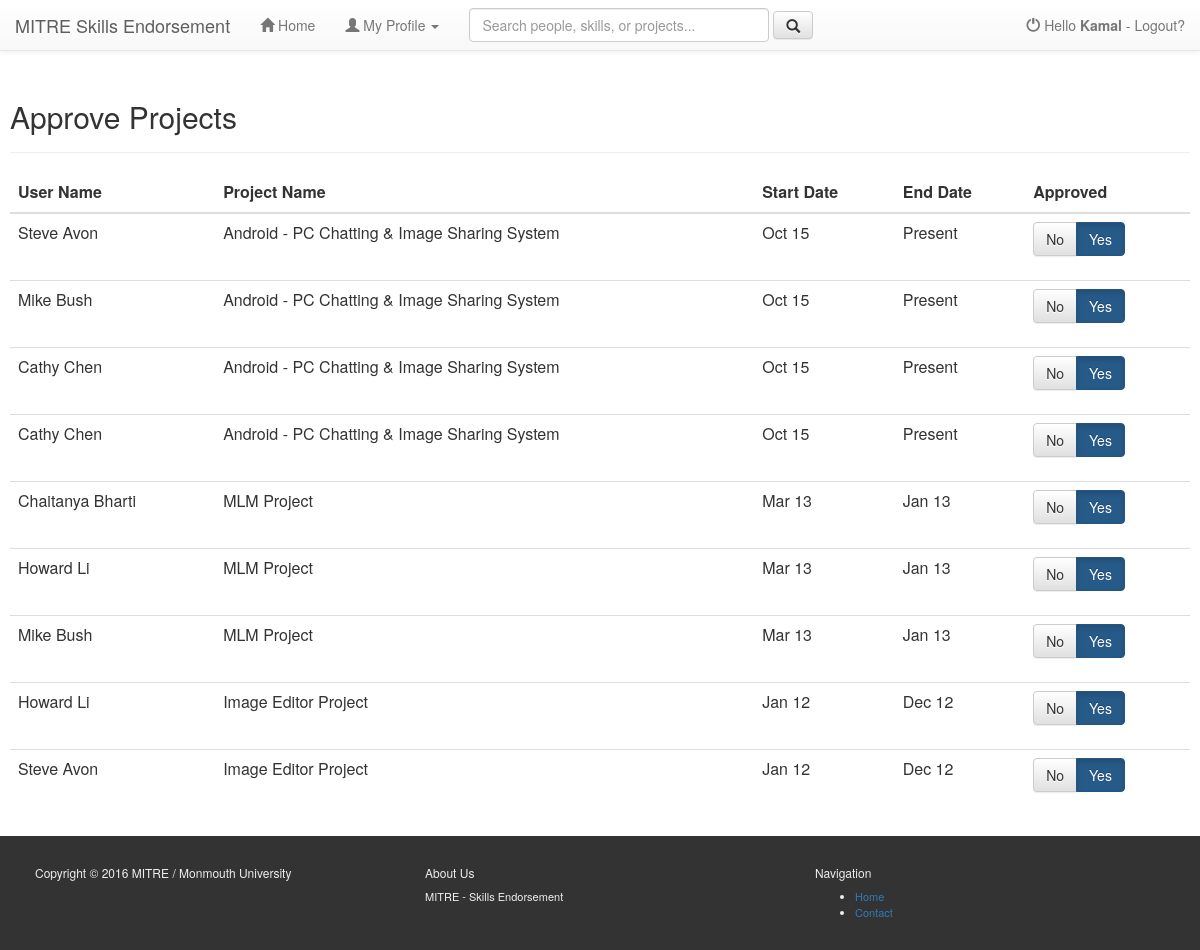
The page /user/approval_project.php (signed in) on the database its author committed.
### tables this page shows
CREATE TABLE `projects` (
  `project_id` int(11) unsigned NOT NULL AUTO_INCREMENT,
  `user_id` int(11) DEFAULT NULL,
  `project_name` varchar(50) DEFAULT NULL,
  `project_desc` varchar(5000) DEFAULT NULL,
  `start_date` date DEFAULT NULL,
  `end_date` date DEFAULT NULL,
  `manager_user_id` int(11) DEFAULT NULL,
  `approved` char(1) DEFAULT 'N',
  PRIMARY KEY (`project_id`)
);

CREATE TABLE `users` (
  `user_id` int(11) NOT NULL AUTO_INCREMENT,
  `uname` varchar(50) NOT NULL DEFAULT '',
  `role` varchar(50) NOT NULL DEFAULT '',
  `psword` varchar(20) DEFAULT NULL,
  `fname` varchar(25) DEFAULT NULL,
  `lname` varchar(25) DEFAULT NULL,
  `gender` varchar(1) DEFAULT NULL,
  `email` varchar(50) DEFAULT NULL,
  `phone` varchar(15) DEFAULT NULL,
  `address` varchar(100) DEFAULT NULL,
  `state` varchar(2) DEFAULT NULL,
  `city` varchar(50) DEFAULT NULL,
  `zip` varchar(20) DEFAULT NULL,
  `registration_date` datetime DEFAULT NULL,
  `last_login` datetime DEFAULT NULL,
  `login_attempt` int(11) DEFAULT NULL,
  `blocked_time` datetime DEFAULT NULL,
  `approved_by_admin` varchar(1) DEFAULT NULL,
  `speciality` varchar(75) DEFAULT NULL,
  `speciality2` varchar(75) DEFAULT NULL,
  `job_title` varchar(25) DEFAULT NULL,
  `userdp` varchar(50) DEFAULT NULL,
  PRIMARY KEY (`user_id`,`uname`,`role`)
);

### user/classes/project.php (called while the page is built, shortened)
<?php
class project{
	public function getProjectsToApprove($user_id){
	$dbc = mysqli_connect($GLOBALS['db_servername'], $GLOBALS['db_username'], $GLOBALS['db_password'], $GLOBALS['db_name']) or die("Not connected..");
		$q = "/*List of projects to approve*/
				select p.*, u.fname, u.lname from projects p
				inner join users u on p.user_id=u.user_id
				where p.manager_user_id=".$user_id. " order by p.end_date is not null, p.end_date desc, p.start_date desc";
		$r = mysqli_query($dbc,$q);
		if (isset($r) && mysqli_num_rows($r) >= 1)
		{
			return 	$r;
		}
		else
		{
			return null;
		}
	}
}

### user/approval_project.php (the view, shortened to what this page needs)
<?php
include_once 'includes/header.php';
include_once 'classes/project.php';
?>
<?php
$objProject = new project();
$dbRow_Projects = $objProject->getProjectsToApprove($userid);
?>
    <div class="container-fluid">
        <div class = "page-header">
            <h2>Approve Projects</h2>
        </div>
        <div class="table-responsive">
            <table class="table table-hover">
                <thead>
                    <tr>
                        <th>User Name</th>
                        <th>Project Name</th>
                        <th>Start Date</th>
                        <th>End Date</th>
                        <th>Approved</th>
                    </tr>
                </thead>
                <tbody>
<?php
while ( isset($dbRow_Projects) && $dbRow = mysqli_fetch_array($dbRow_Projects))
{
?>
                    <tr>
                         <td>
	                        <span class="text-capitalize">
	                        <?php echo $dbRow['fname'] . ' ' . $dbRow['lname']; ?></span>
                        </td>
                        <td><?php echo $dbRow['project_name'];?></td>
                        <td>
	                        <?php
									$startDate = new DateTime($dbRow['start_date']);
									echo $startDate->format('M y');
	                        ?>
                        </td>
                        <td>
	                        <?php
									if (isset($dbRow['end_date'])) {
										$endDate = new DateTime($dbRow['end_date']);
										echo $endDate->format('M y'); }
									else
										echo 'Present';
	                        ?>
                        </td>
                        <td>
	                        <form id="approveForm" method="post">
	                        </form>
                        </td>
                    </tr>
<?php } ?>
                </tbody>
            </table>
        </div>
    </div>
<?php
include_once 'includes/footer.php';
?>

### user/includes/stylesmain.css (style rules this page uses)
body { -webkit-font-smoothing: antialiased; text-rendering: optimizelegibility; //padding-top: 30px; //margin-left: 10px; //margin-right: 10px; //margin-bottom: 15px; }
body > .container-fluid { padding: 60px 10px 0px 10px; }

### rows shown on the page
projects: users.fname "Steve", users.lname "Avon", project_name "Android - PC Chatting & Image Sharing System", start_date "Oct 15", shows "Present"
projects: users.fname "Mike", users.lname "Bush", project_name "Android - PC Chatting & Image Sharing System", start_date "Oct 15", shows "Present"
projects: users.fname "Cathy", users.lname "Chen", project_name "Android - PC Chatting & Image Sharing System", start_date "Oct 15", shows "Present"
projects: users.fname "Cathy", users.lname "Chen", project_name "Android - PC Chatting & Image Sharing System", start_date "Oct 15", shows "Present"
projects: users.fname "Chaitanya", users.lname "Bharti", project_name "MLM Project", start_date "Mar 13", end_date "Jan 13"
projects: users.fname "Howard", users.lname "Li", project_name "MLM Project", start_date "Mar 13", end_date "Jan 13"
projects: users.fname "Mike", users.lname "Bush", project_name "MLM Project", start_date "Mar 13", end_date "Jan 13"
projects: users.fname "Howard", users.lname "Li", project_name "Image Editor Project", start_date "Jan 12", end_date "Dec 12"
projects: users.fname "Steve", users.lname "Avon", project_name "Image Editor Project", start_date "Jan 12", end_date "Dec 12"

### other values the page prints
$fname "Kamal"
